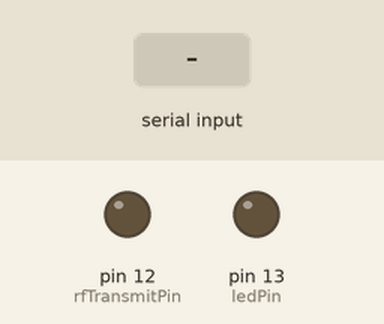
A sketch run on a simulated Arduino Uno, built with avr-gcc and run on an emulated ATmega328P. On the bench: output pins drawn as LEDs (lit = HIGH). The test bench sets the inputs (shaded band). What the sketch prints to the serial monitor is not drawn.

Above: at 1.2 s.
1.3 s: "1" received over Serial
Timing chart, 0 to 10.3 s (numbered marks = the images above; inputs shaded):
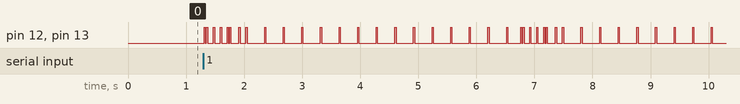

The sketch:

MaquetteV45.ino
```cpp
#define rfTransmitPin 12  //RF Transmitter pin = digital pin 12
#define ledPin 13        //Onboard LED = digital pin 13


 void setup(){
   pinMode(rfTransmitPin, OUTPUT);
   pinMode(ledPin, OUTPUT);
   Serial.begin(250000);    // taux de transfert (bauds)
  //Correspond à artie 1: Saisie et découpage du message:
   Serial.println("Saisissez votre message (au maximum 16 charactres) ");
   Serial.print("Vous avez saisi: ");


 }


 void loop(){


   //*****************************************************************\\
   //********** Conversion message en bits et encapsulation **********\\
   //*****************************************************************\\


   //Partie 1: Saisie et découpage du message:

   int i=0;
   char motDecoupe[16];

   //j'efface le tableau motDecoupe car il y a quelques pb sinon
   motDecoupe[0] = 0;
   for(int reset=1; reset<16; reset++) {
     motDecoupe[reset] = ' ';
   }

   int lettreBIN[7];
   char lettretemp;

   while (Serial.available()) { // tant que des caractères sont en attente d'être lus

    char lettreTemporaire = Serial.read(); // on lit le charactère
    motDecoupe[i] = lettreTemporaire; // on complète le tableau charactère par charactère
    i++;  // à la fin i représentera le nombre de charactères du message!
    Serial.println(lettreTemporaire); // on l'écrit sur le moniteur
    delay(10); // petit temps de pause
   }

   //modif
   //**************************************************************
   if(i>0)
   {
      for(i; i<16; i++)
      {
          char espace=' ';
          motDecoupe[i]=espace;
      }

      Serial.println();

      for(i=0;i<16;i++)
      {
        Serial.print(motDecoupe[i]);
      }
   }
  // *************************************************************

   //Partie 3: Conversion en binaire et encapsulation puis envoi:

   //tant qu'on a rien rentré on y entre pas, sinon on répète l'envoi en boucle
   if(motDecoupe[0] != 0){
   while(true) {
   Serial.println("Syncro");
   // Debut adresse: 11001001
   EnvoiUn();
   EnvoiUn();
   EnvoiZero();
   EnvoiZero();
   EnvoiUn();
   EnvoiZero();
   EnvoiZero();
   EnvoiUn();
   //Fin adresse


   //Envoi lettres
   for(int k=0; k<i; k++) {
    Serial.print(motDecoupe[k]);
    //lettre -> tableau de 7bits complété ci dessous par une synchro de 1 bit = 1 ci dessous

       EnvoiZero();

    //lettre -> tableau de 7bits

      lettretemp = motDecoupe[k];
      for(int l=0; l<7; l++) {
        lettreBIN[6-l] = lettretemp & 1;  // prend le LSB et le sauve dans nombre
        lettretemp = lettretemp >> 1;    // décalage d'un bit sur la droite

    }

     //envoi d'une lettre
     for(int l=0; l<7; l++) {
      Serial.print(lettreBIN[l]);
      if(lettreBIN[l] == 0) {
       EnvoiZero();
      }

      if(lettreBIN[l] == 1) {
       EnvoiUn();
      }
     }
     Serial.println();


   }
   //Fin envoi lettres

   }
   }
 }

 void EnvoiZero(){
   digitalWrite(rfTransmitPin, LOW);     //Transmit a HIGH signal
   digitalWrite(ledPin, LOW);            //Turn the LED on
   delay(20);                           //Wait for 1 milisecond
   digitalWrite(rfTransmitPin, LOW);     //Transmit a HIGH signal
   digitalWrite(ledPin, LOW);            //Turn the LED on
   delay(20);

 }

  void EnvoiUn(){
   digitalWrite(rfTransmitPin, HIGH);     //Transmit a HIGH signal
   digitalWrite(ledPin, HIGH);            //Turn the LED on
   delay(20);                           //Wait for 1 milisecond
   digitalWrite(rfTransmitPin, LOW);     //Transmit a HIGH signal
   digitalWrite(ledPin, LOW);            //Turn the LED on
   delay(20);
 }
```
